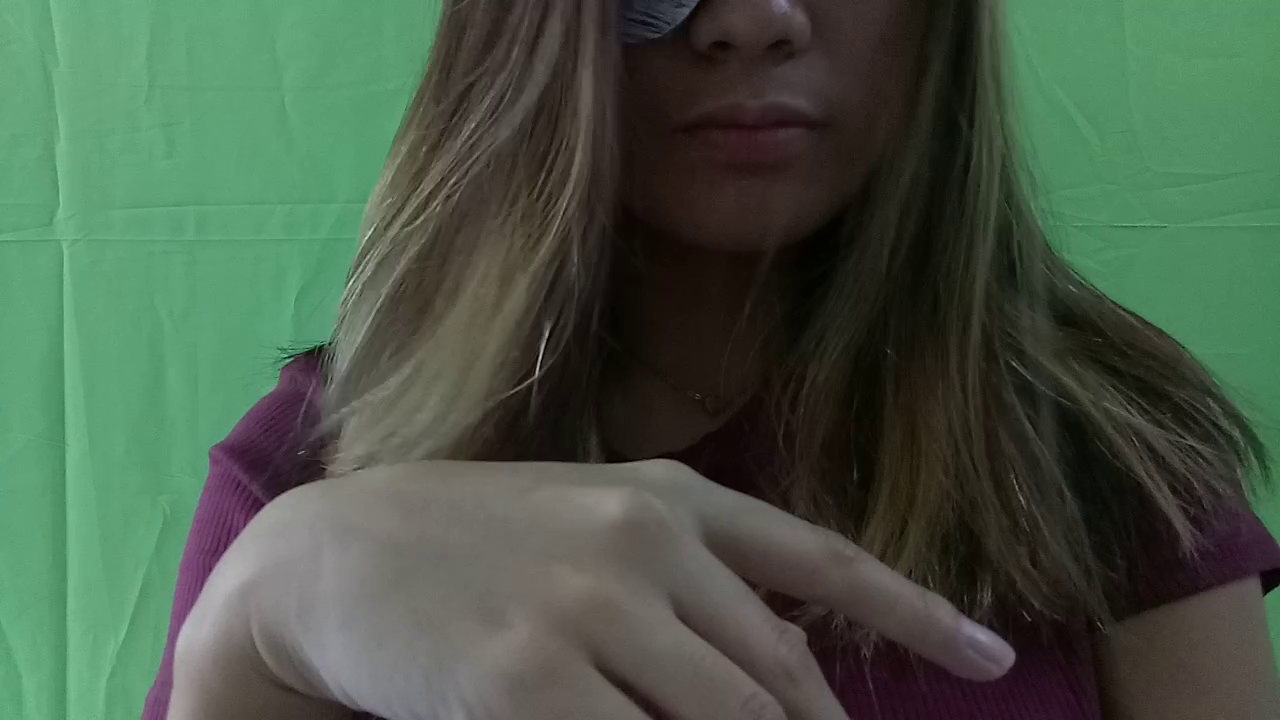
#> input picture frame 9 of foreground/tisha-3-eyes.mp4, 1280 x 720 px, given in place of videoplayback.mp4, which was not available
$ python backup.py
#> lines starting #> are read from the running program, lines starting #| are printed output that depends on the picture
import numpy as np
import cv2
from numpy import*
# Capture video from file
b = cv2.VideoCapture('videoplayback.mp4')
f = cv2.VideoCapture('a.mp4')
upper_green = [40, 100, 100]
lower_green = [80, 255, 255]

g = lambda fground,bground : copyto(fground,bground,'no',fground>=[155, 186, 83])
while True:

	ret_bg, frame_bg = b.read()
#> frame_bg is the input picture: shape (720, 1280, 3); mean B, G, R 71.6, 89, 72
	ret_fg, frame_fg = f.read()
	frame_fg = cv2.resize(frame_fg, (500, 350))
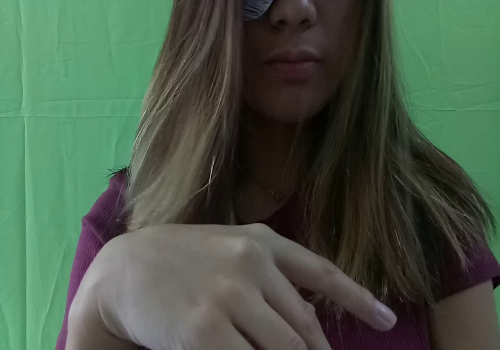
#> frame_fg: shape (350, 500, 3); mean B, G, R 71.5, 88.9, 71.9
	frame_bg = cv2.resize(frame_bg, (500, 350))
	frame_fg = cv2.medianBlur(frame_fg,5)
	if ret_bg == True:


		frame_bg = np.array(frame_bg) # convert to numpy array
		frame_fg = np.array(frame_fg) # convert to numpy array
		cv2.imshow('before',frame_fg)

		# # for i in range(0:)
		g(frame_fg, frame_bg)
		cv2.imshow('frame_fg',frame_fg)
		cv2.imshow('frame_bg',frame_bg)
		# cv2.imshow('bck', frame_bg)
		#print(frame[1,1])

		if cv2.waitKey(30) & 0xFF == ord('q'):
#> (key q is pressed here)
			break

	else:
		break

b.release()
cv2.destroyAllWindows()

$ run again, starting later in the video
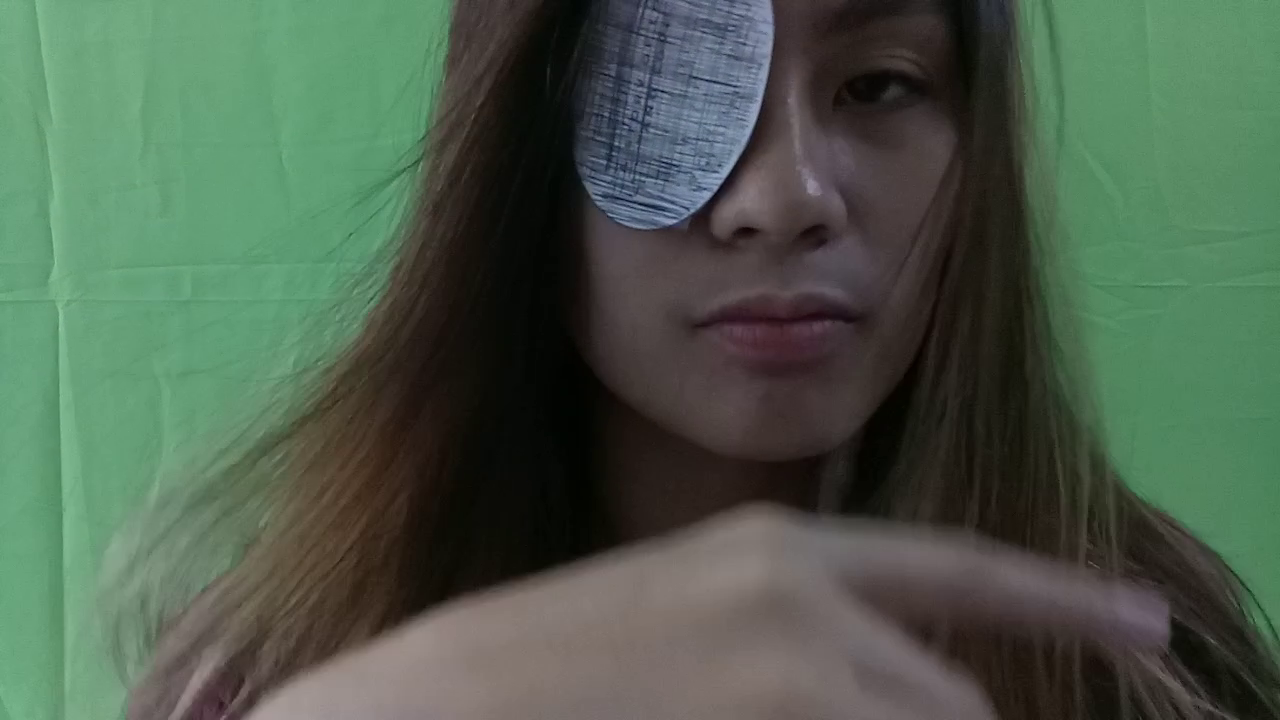
#> input picture frame 42 of foreground/tisha-3-eyes.mp4, 1280 x 720 px, given in place of videoplayback.mp4, which was not available
#> frame_bg is the input picture: shape (720, 1280, 3); mean B, G, R 76.2, 92.7, 76.1
#> `frame_fg = cv2.resize(frame_fg, (500, 350))`:
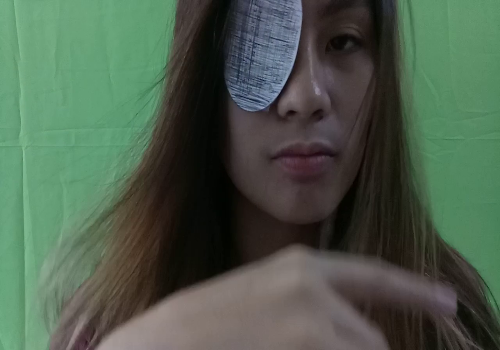
#> frame_fg: shape (350, 500, 3); mean B, G, R 76.1, 92.6, 76

$ run again, starting later in the video
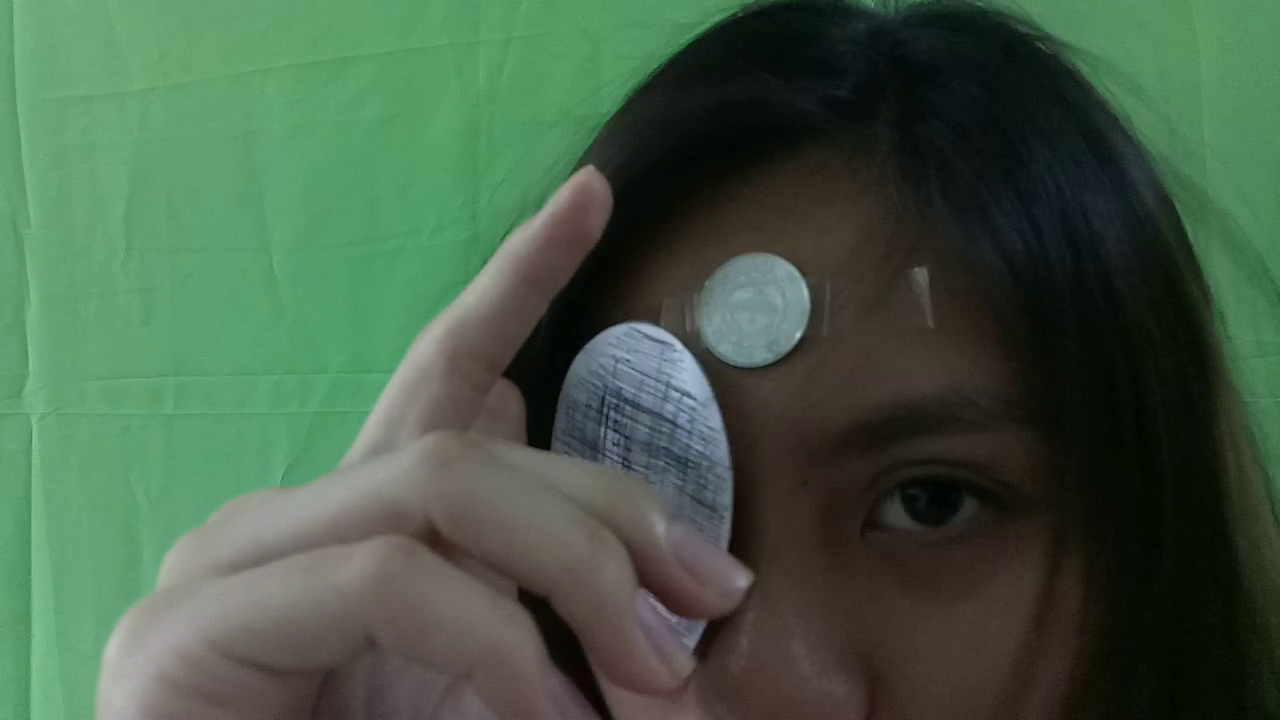
#> input picture frame 76 of foreground/tisha-3-eyes.mp4, 1280 x 720 px, given in place of videoplayback.mp4, which was not available
#> frame_bg is the input picture: shape (720, 1280, 3); mean B, G, R 70.5, 92, 68.8
#> `frame_fg = cv2.resize(frame_fg, (500, 350))`:
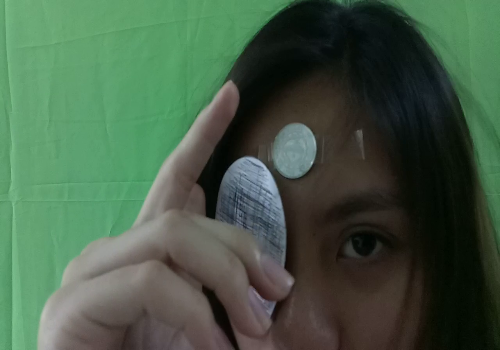
#> frame_fg: shape (350, 500, 3); mean B, G, R 70.4, 91.9, 68.7
